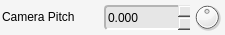
         <widget class="QFrame" name="cameraPitch">
          <property name="minimumSize">
           <size>
            <width>225</width>
            <height>35</height>
           </size>
          </property>
          <property name="maximumSize">
           <size>
            <width>225</width>
            <height>35</height>
           </size>
          </property>
          <property name="styleSheet">
           <string notr="true">background-color: rgb(245, 245, 245);
border-radius: 4px;</string>
          </property>
          <property name="frameShape">
           <enum>QFrame::NoFrame</enum>
          </property>
          <property name="frameShadow">
           <enum>QFrame::Plain</enum>
          </property>
          <property name="lineWidth">
           <number>0</number>
          </property>
          <widget class="QLabel" name="cameraPitch_lbl">
           <property name="geometry">
            <rect>
             <x>2</x>
             <y>2</y>
             <width>100</width>
             <height>30</height>
            </rect>
           </property>
           <property name="sizePolicy">
            <sizepolicy hsizetype="Fixed" vsizetype="Fixed">
             <horstretch>0</horstretch>
             <verstretch>0</verstretch>
            </sizepolicy>
           </property>
           <property name="minimumSize">
            <size>
             <width>100</width>
             <height>30</height>
            </size>
           </property>
           <property name="maximumSize">
            <size>
             <width>100</width>
             <height>30</height>
            </size>
           </property>
           <property name="font">
            <font>
             <weight>50</weight>
             <bold>false</bold>
            </font>
           </property>
           <property name="styleSheet">
            <string notr="true">border-width: 0px;</string>
           </property>
           <property name="text">
            <string>Camera Pitch</string>
           </property>
           <property name="margin">
            <number>1</number>
           </property>
          </widget>
          <widget class="QDoubleSpinBox" name="cameraPitch_value">
           <property name="geometry">
            <rect>
             <x>104</x>
             <y>5</y>
             <width>86</width>
             <height>25</height>
            </rect>
           </property>
           <property name="sizePolicy">
            <sizepolicy hsizetype="Fixed" vsizetype="Fixed">
             <horstretch>0</horstretch>
             <verstretch>0</verstretch>
            </sizepolicy>
           </property>
           <property name="minimumSize">
            <size>
             <width>86</width>
             <height>25</height>
            </size>
           </property>
           <property name="maximumSize">
            <size>
             <width>86</width>
             <height>25</height>
            </size>
           </property>
           <property name="styleSheet">
            <string notr="true">background-color: rgb(230, 230, 230);
border-top-color: rgb(180, 180, 180);
border-left-color: rgb(180, 180, 180);
border-bottom-color: rgb(255, 255, 255);
border-right-color: rgb(255, 255, 255);
border-style: solid;
border-width: 2px;</string>
           </property>
           <property name="frame">
            <bool>false</bool>
           </property>
           <property name="buttonSymbols">
            <enum>QAbstractSpinBox::UpDownArrows</enum>
           </property>
           <property name="decimals">
            <number>3</number>
           </property>
           <property name="minimum">
            <double>-9999.000000000000000</double>
           </property>
           <property name="maximum">
            <double>9999.000000000000000</double>
           </property>
           <property name="singleStep">
            <double>0.050000000000000</double>
           </property>
          </widget>
          <widget class="QDial" name="cameraPitch_dial">
           <property name="geometry">
            <rect>
             <x>192</x>
             <y>2</y>
             <width>30</width>
             <height>30</height>
            </rect>
           </property>
           <property name="sizePolicy">
            <sizepolicy hsizetype="Fixed" vsizetype="Fixed">
             <horstretch>0</horstretch>
             <verstretch>0</verstretch>
            </sizepolicy>
           </property>
           <property name="minimumSize">
            <size>
             <width>30</width>
             <height>30</height>
            </size>
           </property>
           <property name="maximumSize">
            <size>
             <width>30</width>
             <height>30</height>
            </size>
           </property>
           <property name="styleSheet">
            <string notr="true">border-width: 0px;</string>
           </property>
           <property name="minimum">
            <number>-10000</number>
           </property>
           <property name="maximum">
            <number>10000</number>
           </property>
          </widget>
         </widget>
